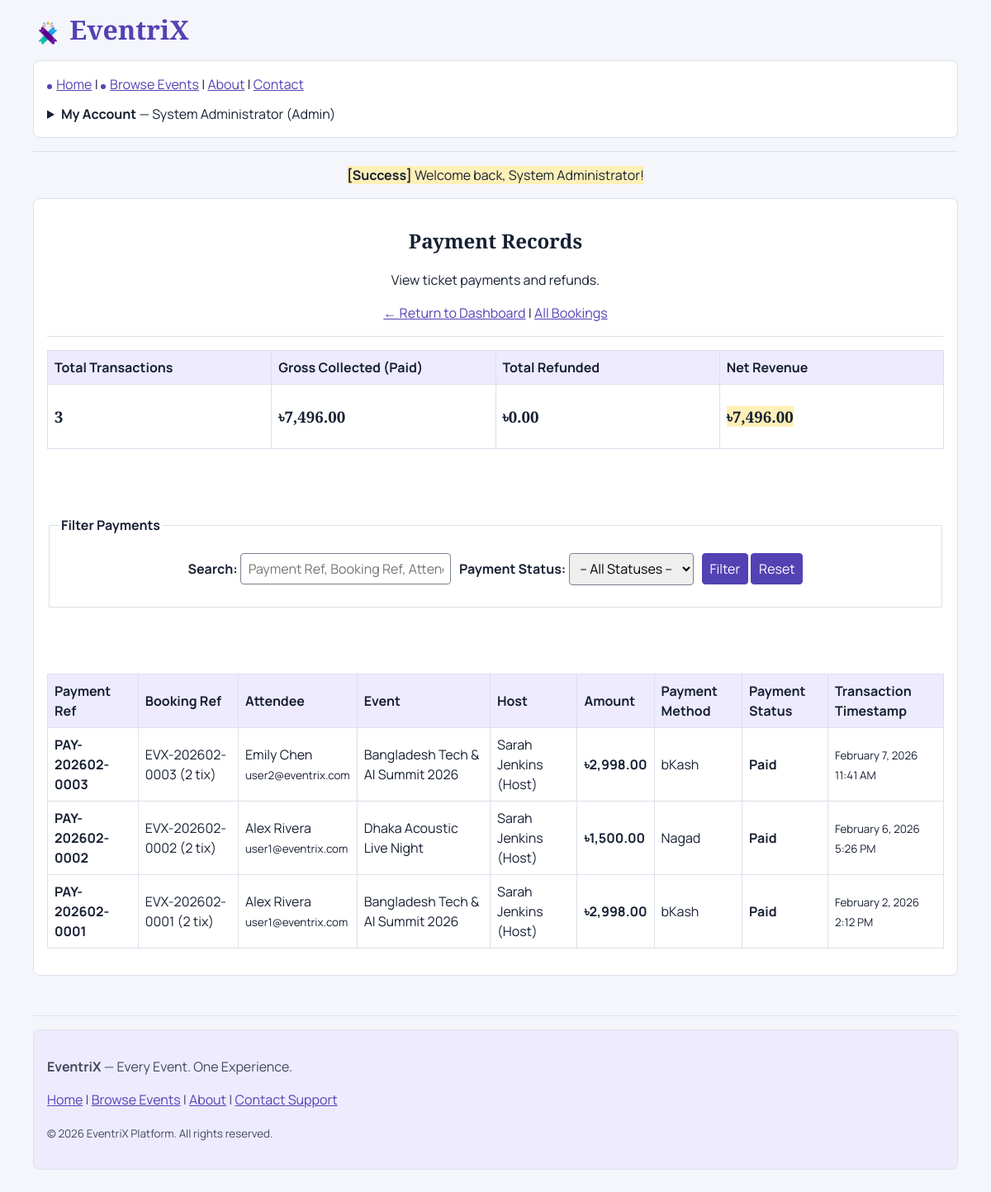
Screenshot of /admin/manage-payments.php (signed in) with the database file from the repository.
### tables this page shows
CREATE TABLE `payments` (
  `id` INT AUTO_INCREMENT PRIMARY KEY,
  `booking_id` INT NOT NULL,
  `payment_reference` VARCHAR(50) NOT NULL UNIQUE,
  `amount` DECIMAL(10,2) NOT NULL,
  `payment_method` VARCHAR(50) NOT NULL,
  `payment_status` ENUM('Paid', 'Failed', 'Refunded') NOT NULL DEFAULT 'Paid',
  `created_at` TIMESTAMP DEFAULT CURRENT_TIMESTAMP,
  FOREIGN KEY (`booking_id`) REFERENCES `bookings`(`id`) ON DELETE CASCADE,
  INDEX `idx_payments_booking` (`booking_id`),
  INDEX `idx_payments_ref` (`payment_reference`)
);

CREATE TABLE `bookings` (
  `id` INT AUTO_INCREMENT PRIMARY KEY,
  `booking_reference` VARCHAR(50) NOT NULL UNIQUE,
  `user_id` INT NOT NULL,
  `event_id` INT NOT NULL,
  `quantity` INT NOT NULL,
  `total_amount` DECIMAL(10,2) NOT NULL,
  `booking_status` ENUM('Pending Payment', 'Confirmed', 'Cancelled') NOT NULL DEFAULT 'Pending Payment',
  `payment_status` ENUM('Unpaid', 'Paid', 'Failed', 'Refunded') NOT NULL DEFAULT 'Unpaid',
  `created_at` TIMESTAMP DEFAULT CURRENT_TIMESTAMP,
  FOREIGN KEY (`user_id`) REFERENCES `users`(`id`) ON DELETE CASCADE,
  FOREIGN KEY (`event_id`) REFERENCES `events`(`id`) ON DELETE CASCADE,
  INDEX `idx_bookings_user` (`user_id`),
  INDEX `idx_bookings_event` (`event_id`),
  INDEX `idx_bookings_ref` (`booking_reference`)
);

CREATE TABLE `users` (
  `id` INT AUTO_INCREMENT PRIMARY KEY,
  `full_name` VARCHAR(100) NOT NULL,
  `email` VARCHAR(150) NOT NULL UNIQUE,
  `password` VARCHAR(255) NOT NULL,
  `role` ENUM('admin', 'host', 'user') NOT NULL DEFAULT 'user',
  `status` ENUM('active', 'suspended') NOT NULL DEFAULT 'active',
  `created_at` TIMESTAMP DEFAULT CURRENT_TIMESTAMP,
  INDEX `idx_users_role` (`role`),
  INDEX `idx_users_status` (`status`)
);

CREATE TABLE `events` (
  `id` INT AUTO_INCREMENT PRIMARY KEY,
  `host_id` INT NOT NULL,
  `title` VARCHAR(200) NOT NULL,
  `description` TEXT NOT NULL,
  `category` VARCHAR(100) NOT NULL,
  `image` VARCHAR(255) DEFAULT NULL,
  `event_date` DATE NOT NULL,
  `start_time` TIME NOT NULL,
  `end_time` TIME NOT NULL,
  `location` VARCHAR(255) NOT NULL,
  `ticket_price` DECIMAL(10,2) NOT NULL DEFAULT 0.00,
  `total_tickets` INT NOT NULL,
  `available_tickets` INT NOT NULL,
  `registration_deadline` DATETIME NOT NULL,
  `status` ENUM('Draft', 'Pending Approval', 'Approved', 'Rejected', 'Completed', 'Cancelled') NOT NULL DEFAULT 'Pending Approval',
  `created_at` TIMESTAMP DEFAULT CURRENT_TIMESTAMP,
  `updated_at` TIMESTAMP DEFAULT CURRENT_TIMESTAMP ON UPDATE CURRENT_TIMESTAMP,
  FOREIGN KEY (`host_id`) REFERENCES `users`(`id`) ON DELETE CASCADE,
  INDEX `idx_events_status` (`status`),
  INDEX `idx_events_category` (`category`),
  INDEX `idx_events_date` (`event_date`)
);

### admin/manage-payments.php (the view, shortened to what this page needs)
<?php
require_once __DIR__ . '/../includes/database.php';
require_once __DIR__ . '/../includes/functions.php';
$search = sanitize_input($_GET['search'] ?? '');
$query = "SELECT p.*,
                 b.booking_reference, b.quantity,
                 u.full_name AS attendee_name, u.email AS attendee_email,
                 e.title AS event_title,
                 h.full_name AS host_name
          FROM payments p
          JOIN bookings b ON p.booking_id = b.id
          JOIN users u ON b.user_id = u.id
          JOIN events e ON b.event_id = e.id
          JOIN users h ON e.host_id = h.id
          WHERE 1=1";
$params = [];
$query .= " ORDER BY p.created_at DESC";
$stmt = $pdo->prepare($query);
$stmt->execute($params);
$payments = $stmt->fetchAll();
$total_paid = 0;
$total_refunded = 0;
foreach ($payments as $pay) {
    if ($pay['payment_status'] === 'Paid') {
        $total_paid += (float)$pay['amount'];
    } elseif ($pay['payment_status'] === 'Refunded') {
        $total_refunded += (float)$pay['amount'];
    }
}
$net_revenue = $total_paid - $total_refunded;
require __DIR__ . '/../includes/header.php';
?>
<center>
    <h2>Payment Records</h2>
    <p>View ticket payments and refunds.</p>
    <p>
        <a href="dashboard.html">&larr; Return to Dashboard</a> |
        <a href="manage-bookings.html">All Bookings</a>
    </p>
    <hr>
    <table border="1" cellpadding="8" cellspacing="0">
        <tr align="center">
            <th width="180">Total Transactions</th>
            <th width="180">Gross Collected (Paid)</th>
            <th width="180">Total Refunded</th>
            <th width="180">Net Revenue</th>
        </tr>
        <tr align="center">
            <td><h3><?php echo count($payments); ?></h3></td>
            <td><h3><?php echo format_price($total_paid); ?></h3></td>
            <td><h3><?php echo format_price($total_refunded); ?></h3></td>
            <td><h3><mark><?php echo format_price($net_revenue); ?></mark></h3></td>
        </tr>
    </table>
    <br><br>
    <fieldset>
        <legend><strong>Filter Payments</strong></legend>
        <form action="manage-payments.html" method="GET">
            <p>
                <label for="search"><strong>Search:</strong></label>
                <input type="text" id="search" name="search" value="<?php echo e($search); ?>" placeholder="Payment Ref, Booking Ref, Attendee..." size="25">
                <label for="status"><strong>Payment Status:</strong></label>
                <select id="status" name="status">
                    <option value="">-- All Statuses --</option>
                </select>
                <button type="submit">Filter</button>
                <a href="manage-payments.html"><button type="button">Reset</button></a>
            </p>
        </form>
    </fieldset>
    <br><br>
    <section>
        <?php if (!empty($payments)): ?>
            <table border="1" cellpadding="8" cellspacing="0" width="95%">
                <thead>
                    <tr>
                        <th>Payment Ref</th>
                        <th>Booking Ref</th>
                        <th>Attendee</th>
                        <th>Event</th>
                        <th>Host</th>
                        <th>Amount</th>
                        <th>Payment Method</th>
                        <th>Payment Status</th>
                        <th>Transaction Timestamp</th>
                    </tr>
                </thead>
                <tbody>
                    <?php foreach ($payments as $p): ?>
                        <tr>
                            <td><strong><?php echo e($p['payment_reference']); ?></strong></td>
                            <td><?php echo e($p['booking_reference']); ?> (<?php echo $p['quantity']; ?> tix)</td>
                            <td><?php echo e($p['attendee_name']); ?><br><small><?php echo e($p['attendee_email']); ?></small></td>
                            <td><?php echo e($p['event_title']); ?></td>
                            <td><?php echo e($p['host_name']); ?></td>
                            <td><strong><?php echo format_price($p['amount']); ?></strong></td>
                            <td><?php echo e($p['payment_method']); ?></td>
                            <td align="center">
                                <?php if ($p['payment_status'] === 'Paid'): ?>
                                    <strong>Paid</strong>
                                <?php elseif ($p['payment_status'] === 'Refunded'): ?>
                                    <em>Refunded</em>
                                <?php else: ?>
                                    <mark><?php echo e($p['payment_status']); ?></mark>
                                <?php endif; ?>
                            </td>
                            <td><small><?php echo format_date($p['created_at']); ?> <?php echo date('g:i A', strtotime($p['created_at'])); ?></small></td>
                        </tr>
                    <?php endforeach; ?>
                </tbody>
            </table>
        <?php else: ?>
            <p><em>No payment records match the specified filters.</em></p>
        <?php endif; ?>
    </section>
</center>
<?php require __DIR__ . '/../includes/footer.php'; ?>

### assets/css/site.css (style rules this page uses)
:root { --accent: #5342b3; --ink: #172033; --line: #dce0eb; }
* { box-sizing: border-box; }
body { margin: 0 auto; max-width: 72rem; padding: 1rem; color: var(--ink); background: #f5f6fb; font: 1rem/1.5 Manrope, Arial, sans-serif; }
h1, h2, h3 { font-family: "Playfair Display", Georgia, serif; line-height: 1.25; }
a { color: var(--accent); }
hr { border: 0; border-top: 1px solid var(--line); }
fieldset { min-width: 0; margin-block: 1rem; border: 1px solid var(--line); }
input, select, textarea, button { max-width: 100%; padding: .4rem .55rem; border: 1px solid #7b8090; border-radius: 4px; font: inherit; }
button, .nav-auth, .landing-intro > p:last-child a, .landing-cta a { color: white; background: var(--accent); border-color: var(--accent); }
button { cursor: pointer; }
table { width: 100%; margin-block: 1rem; border-collapse: collapse; border-color: var(--line); }
th, td { padding: .5rem; border: 1px solid var(--line); text-align: left; }
th { background: #eeebff; }
mark { color: inherit; background: #fff0b8; }

### rows the page displays
payments: payment_reference "PAY-202602-0003", booking.booking_reference "EVX-202602-0003", booking.quantity "2", users.full_name "Emily Chen", users.email "user2@eventrix.com", events.title "Bangladesh Tech & AI Summit 2026", users.full_name "Sarah Jenkins (Host)", amount "৳2,998.00", payment_method "bKash", payment_status "Paid", created_at "February 7, 2026", created_at "11:41 AM"
payments: payment_reference "PAY-202602-0002", booking.booking_reference "EVX-202602-0002", booking.quantity "2", users.full_name "Alex Rivera", users.email "user1@eventrix.com", events.title "Dhaka Acoustic Live Night", users.full_name "Sarah Jenkins (Host)", amount "৳1,500.00", payment_method "Nagad", payment_status "Paid", created_at "February 6, 2026", created_at "5:26 PM"
payments: payment_reference "PAY-202602-0001", booking.booking_reference "EVX-202602-0001", booking.quantity "2", users.full_name "Alex Rivera", users.email "user1@eventrix.com", events.title "Bangladesh Tech & AI Summit 2026", users.full_name "Sarah Jenkins (Host)", amount "৳2,998.00", payment_method "bKash", payment_status "Paid", created_at "February 2, 2026", created_at "2:12 PM"

### other values shown
$site_name "EventriX"
current_user_name() "System Administrator"
current_user_role() "Admin"
$message "Welcome back, System Administrator!"
count($payments) "3"
format_price($total_paid) "৳7,496.00"
format_price($total_refunded) "৳0.00"
format_price($net_revenue) "৳7,496.00"
